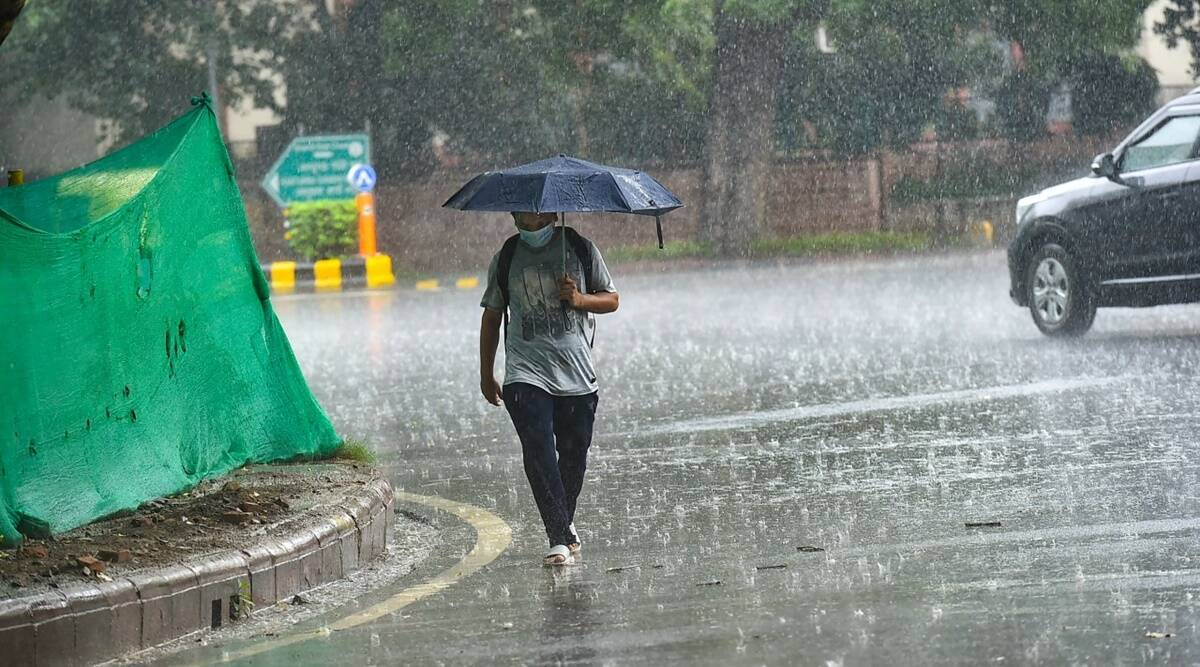
#> input picture paper/test_image.jpg, 1200 x 667 px
$ python test.py   (older library calls are emulated)
#> lines starting #> are read from the running program, lines starting #| are printed output that depends on the picture; after the words box and inside, x2 and y2 are one past the last pixel; in counts of white or black regions, pixels touching at a corner belong together
import cv2
import numpy as np

# Carica l'immagine
img = cv2.imread("./test_image.jpg")
#> img is the input picture: shape (667, 1200, 3); mean B, G, R 127.1, 136.2, 114.5

# Converte l'immagine in scala di grigi
gray = cv2.cvtColor(img, cv2.COLOR_BGR2GRAY)

# Applica un filtro di Sobel per rilevare i bordi
sobelx = cv2.Sobel(gray, cv2.CV_64F, 1, 0, ksize=5)
sobely = cv2.Sobel(gray, cv2.CV_64F, 0, 1, ksize=5)
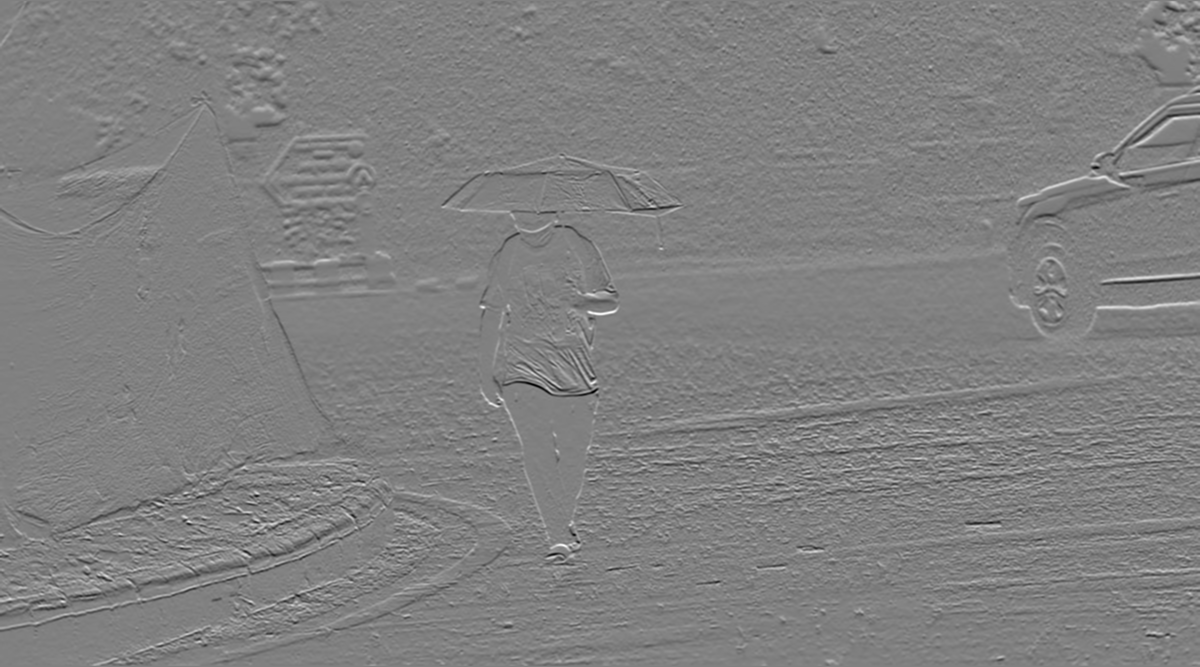
#> sobely: shape (667, 1200) float64; min -8954, max 8805, mean 5.6; drawn with min black and max white
abs_sobelx = cv2.convertScaleAbs(sobelx)
abs_sobely = cv2.convertScaleAbs(sobely)
sobel = cv2.addWeighted(abs_sobelx, 0.5, abs_sobely, 0.5, 0)
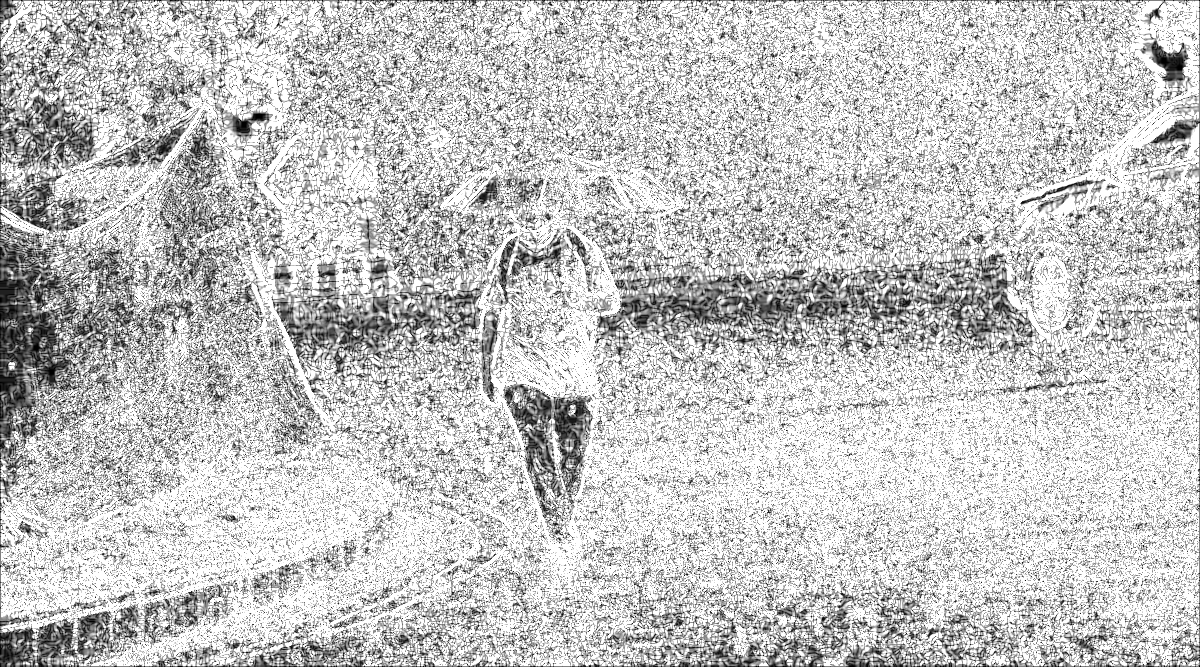
#> sobel: shape (667, 1200); min 0, max 255, mean 195.9

# Applica una soglia per creare un'immagine binaria
ret, thresh = cv2.threshold(sobel, 100, 255, cv2.THRESH_BINARY)
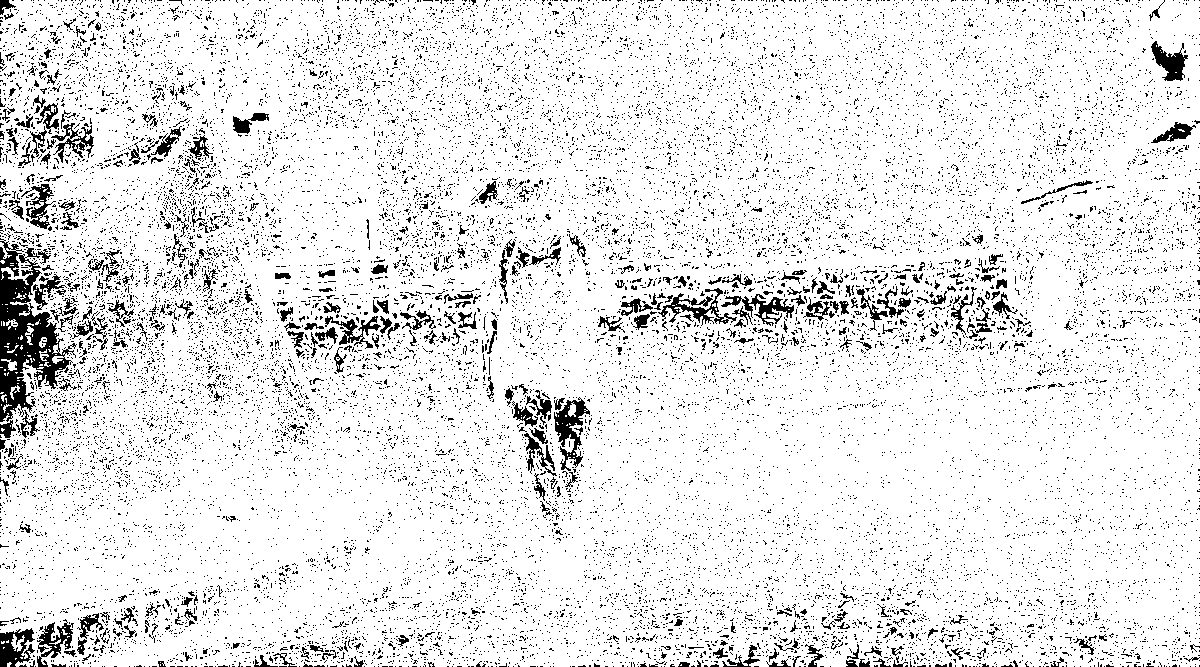
#> thresh: shape (667, 1200); 90.4% white; black in thin lines or dots

# Applica un kernel per ridurre il rumore
kernel = np.ones((5,5),np.uint8)
opening = cv2.morphologyEx(thresh, cv2.MORPH_OPEN, kernel)
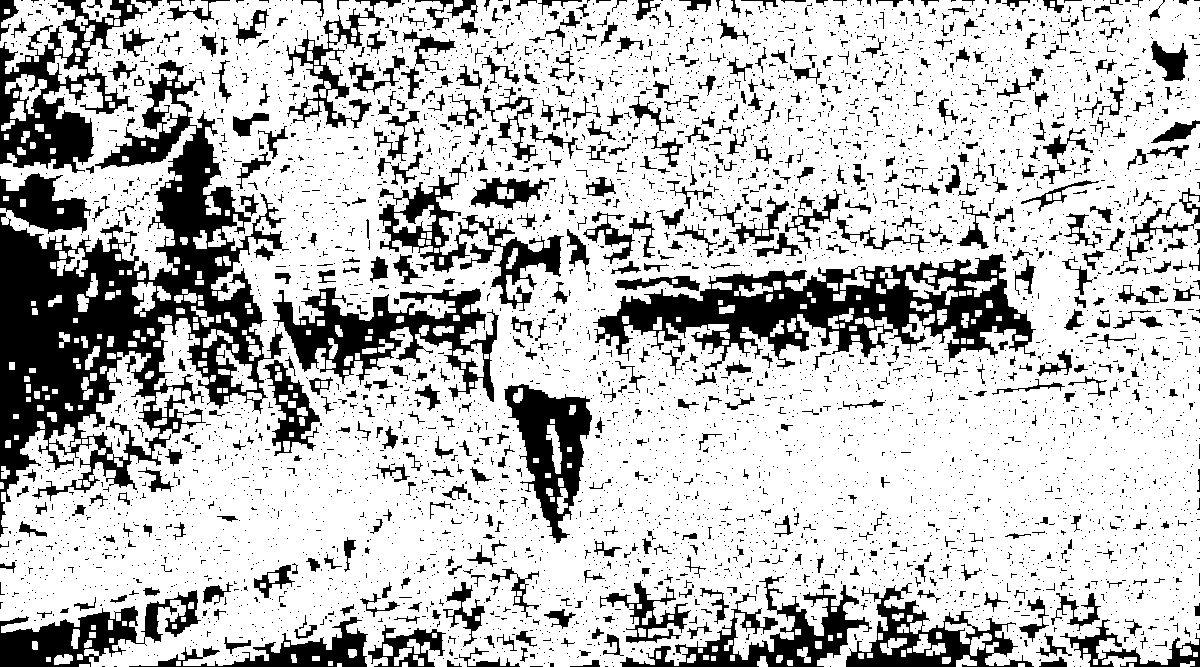
#> opening: shape (667, 1200); 75.1% white; 5430 black regions (4802 under 20 px)

# Rileva i contorni
contours, hierarchy = cv2.findContours(opening, cv2.RETR_TREE, cv2.CHAIN_APPROX_SIMPLE)
#> contours = 6131 contours, 4970 with area under 20; largest, box (x1, y1, x2, y2) and area: (0, 0, 1200, 667) 681428, (592, 253, 1037, 370) 26458, (272, 286, 500, 403) 12173, (503, 383, 593, 544) 7629, (378, 163, 471, 274) 4182

# Disegna i contorni sull'immagine originale
cv2.drawContours(img, contours, -1, (0, 0, 255), 2)
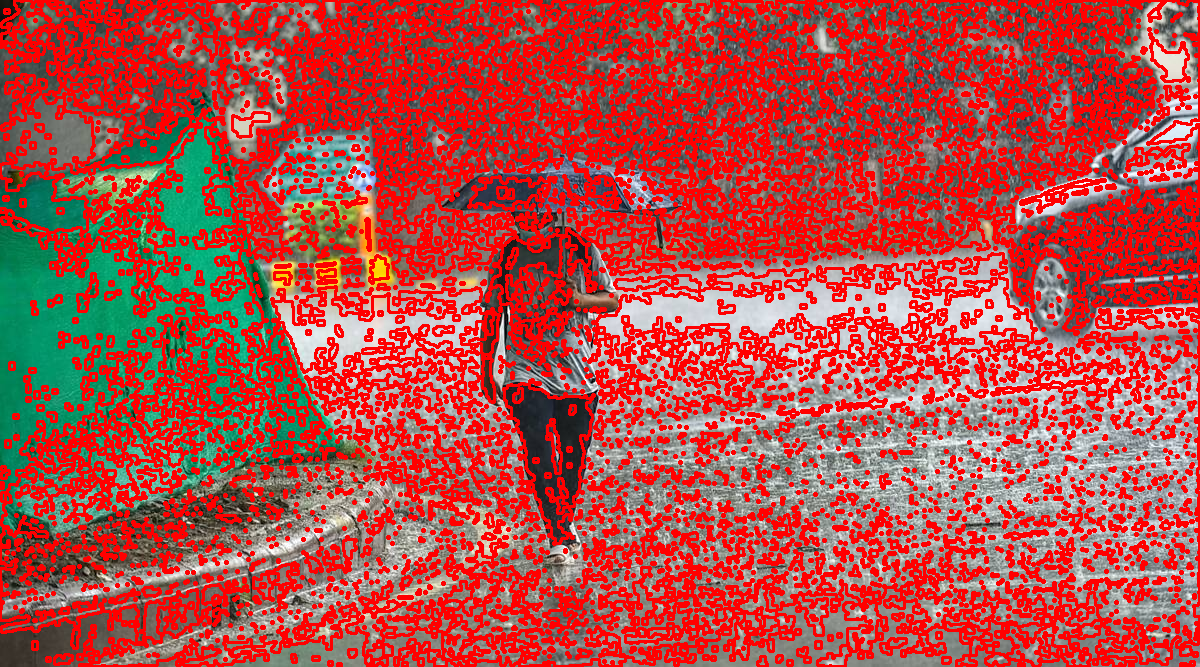
#> img: shape (667, 1200, 3); mean B, G, R 71.9, 77.1, 178.9

# Mostra l'immagine risultante
cv2.imshow("Raindrops Detection", img)
cv2.waitKey(0)
cv2.destroyAllWindows()
